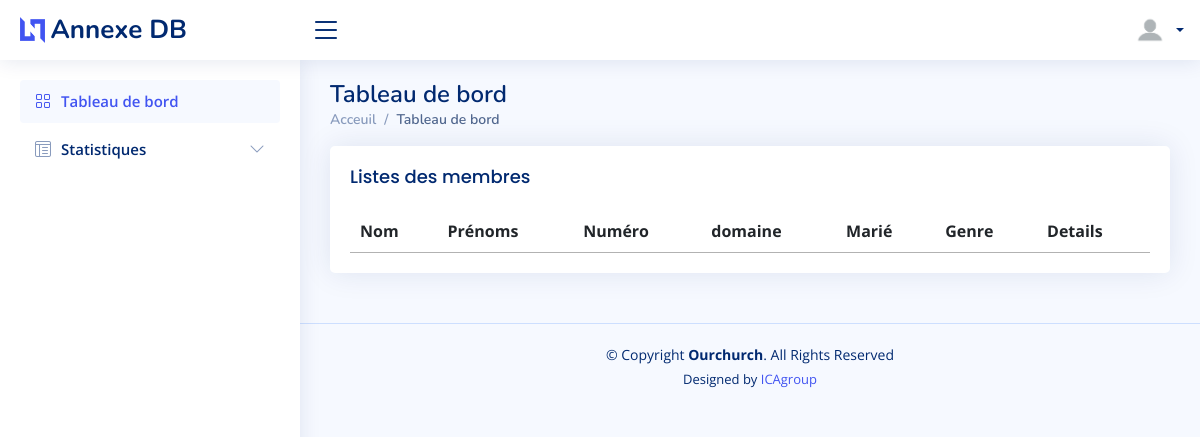
The app's page /index (signed in), older data.
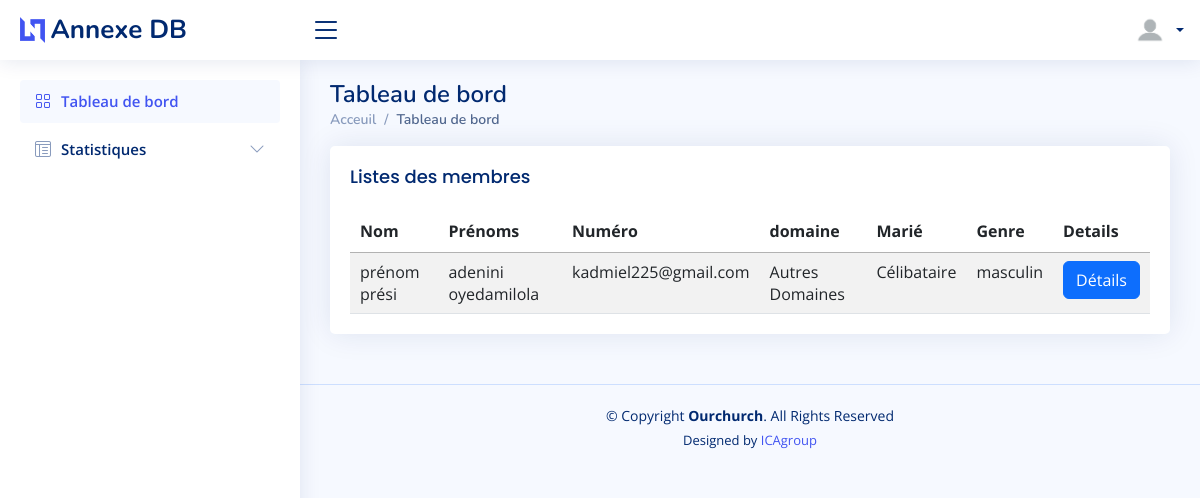
The same page, newer data.
### comptes/models.py (models this page shows)
class Person(models.Model):
    user = models.ForeignKey(User ,null=True, blank=True, on_delete=models.CASCADE)
    birthday = models.DateField(auto_now=False, auto_now_add=False)
    living_town = models.CharField(max_length=50)
    commune = models.CharField(max_length=50)
    number = models.CharField(max_length=10)
    status = models.CharField(max_length=15)
    domaines = models.CharField(max_length=80)
    genre = models.CharField(max_length=10)

### comptes/views.py (the view)
# urls.py: path('index',views.index, name='index'),
@match
@login_required
def index(request):
    if not request.user.is_authenticated:
        return redirect('connexion')
    membres = Person.objects.all()
    context={
        'membres': membres,
    }
    return render(request, 'pages/index.html', context)

### comptes/templates/pages/index.html (shortened to what this page needs)
{% load static %}
<header>
{% include 'main/header/header.html' %}
{% include 'main/menu/menu.html' %}
</header>
<body>
    <main id="main" class="main">
        <div class="pagetitle">
            <h1>Tableau de bord</h1>
            <nav>
              <ol class="breadcrumb">
                <li class="breadcrumb-item"><a href="{% url 'index' %}">Acceuil</a></li>
                <li class="breadcrumb-item active">Tableau de bord</li>
              </ol>
            </nav>
          </div>
            <section class="section">
              <div class="row">
                <div class="col-12">
                  <div class="card">
                    <div class="card-body col-12">
                      <h5 class="card-title">Listes des membres</h5>
                  <table class="table datatable table-striped">
                    <thead>
                            <tr>
                              <th scope="col">Nom</th>
                              <th scope="col">Prénoms</th>
                              <th scope="col">Numéro</th>
                              <th scope="col">domaine</th>
                              <th scope="col">Marié</th>
                              <th scope="col">Genre</th>
                              <th scope="col">Details</th>
                            </tr>
                          </thead>
                          <tbody>
                            {% for membre in membres  %}
                            <tr>
                              <td>{{membre.user.first_name}} </td>
                              <td>{{membre.user.last_name}}</td>
                              <td>{{membre.user.email}}</td>
                              <td>{{membre.domaines}}</td>
                              <td>{{membre.status}}</td>
                              <td>{{membre.genre}}</td>
                              <td><a class="white"href="{% url 'details' membre.id %}"><button type="submit" class="btn btn-primary">Détails</button></a></td>
                            </tr>
                            {% endfor %}
                          </tbody>
                  </table>
                </div>
              </div>
            </div>
          </div>
        </section>
    </main>
<footer>
    {% include 'main/footer/footer.html' %}
</footer>
</body>

### comptes/templates/main/header/header.html (shortened to what this page needs)
{% load static %}
<!DOCTYPE html>
<html lang="en">
<head>
  <link href="{% static 'assets/vendor/bootstrap/css/bootstrap.min.css' %}" rel="stylesheet">
  <link href="{% static 'assets/vendor/bootstrap-icons/bootstrap-icons.css' %}" rel="stylesheet">
  <link href="{% static 'assets/vendor/boxicons/css/boxicons.min.css' %}" rel="stylesheet">
  <link href="{% static 'assets/vendor/quill/quill.snow.css' %}" rel="stylesheet">
  <link href="{% static 'assets/vendor/quill/quill.bubble.css' %}" rel="stylesheet">
  <link href="{% static 'assets/vendor/remixicon/remixicon.css' %}" rel="stylesheet">
  <link href="{% static 'assets/vendor/simple-datatables/style.css' %}" rel="stylesheet">
  <link rel="stylesheet" href="https://cdn.datatables.net/1.13.4/css/jquery.dataTables.css" />
  <link href="{% static 'assets/css/style.css' %}" rel="stylesheet">
</head>

### comptes/templates/main/menu/menu.html (shortened to what this page needs)
{% load static %}
<header id="header" class="header fixed-top d-flex align-items-center">
  <div class="d-flex align-items-center justify-content-between">
    <a href="{% url 'index' %}" class="logo d-flex align-items-center">
      <img src="{% static 'assets/img/logo.png'%}" alt="">
      <span class="d-none d-lg-block">Annexe DB</span>
    </a>
    <i class="bi bi-list toggle-sidebar-btn"></i>
  </div>
  <nav class="header-nav ms-auto">
    <ul class="d-flex align-items-center">
      <li class="nav-item dropdown pe-3">
        <a class="nav-link nav-profile d-flex align-items-center pe-0" href="#" data-bs-toggle="dropdown">
          <img src="{% static 'assets/img/profil.png'%}" alt="Profile" class="rounded-circle">
          <span class="d-none d-md-block dropdown-toggle ps-2">{{user.last_name}}</span>
        </a>
      </li>
    </ul>
  </nav>
</header>
<aside id="sidebar" class="sidebar">
  <ul class="sidebar-nav" id="sidebar-nav">
    <li class="nav-item">
      <a class="nav-link " href="{% url 'index'%}">
        <i class="bi bi-grid"></i>
        <span>Tableau de bord</span>
      </a>
    </li>
    <li class="nav-item">
      <a class="nav-link collapsed" data-bs-target="#tables-nav" data-bs-toggle="collapse" href="#">
        <i class="bi bi-layout-text-window-reverse"></i><span>Statistiques</span><i class="bi bi-chevron-down ms-auto"></i>
      </a>
    </li>
  </ul>
</aside>

### comptes/templates/main/footer/footer.html (shortened to what this page needs)
{% load static %}
<footer id="footer" class="footer">
    <div class="copyright">
      &copy; Copyright <strong><span>Ourchurch</span></strong>. All Rights Reserved
    </div>
    <div class="credits">
      Designed by <a href="#">ICAgroup</a>
    </div>
  </footer>

### comptes/static/assets/css/style.css (style rules this page uses)
:root { scroll-behavior: smooth; }
body { font-family: "Open Sans", sans-serif; background: #f6f9ff; color: #444444; }
a { color: #4154f1; text-decoration: none; }
h1, h2, h3, h4, h5, h6 { font-family: "Nunito", sans-serif; }
#main { margin-top: 60px; padding: 20px 30px; transition: all 0.3s; }
.pagetitle { margin-bottom: 10px; }
.pagetitle h1 { font-size: 24px; margin-bottom: 0; font-weight: 600; color: #012970; }
.card { margin-bottom: 30px; border: none; border-radius: 5px; box-shadow: 0px 0 30px rgba(1, 41, 112, 0.1); }
.card-title { padding: 20px 0 15px 0; font-size: 18px; font-weight: 500; color: #012970; font-family: "Poppins", sans-serif; }
.card-body { padding: 0 20px 20px 20px; }
.breadcrumb { font-size: 14px; font-family: "Nunito", sans-serif; color: #899bbd; font-weight: 600; }
.breadcrumb a { color: #899bbd; transition: 0.3s; }
.breadcrumb .breadcrumb-item::before { color: #899bbd; }
.breadcrumb .active { color: #51678f; font-weight: 600; }
.logo { line-height: 1; }
@media (min-width: 1200px) { .logo { width: 280px; } }
.logo img { max-height: 26px; margin-right: 6px; }
.logo span { font-size: 26px; font-weight: 700; color: #012970; font-family: "Nunito", sans-serif; }
.header { transition: all 0.5s; z-index: 997; height: 60px; box-shadow: 0px 2px 20px rgba(1, 41, 112, 0.1); background-color: #fff; padding-left: 20px; }
.header .toggle-sidebar-btn { font-size: 32px; padding-left: 10px; cursor: pointer; color: #012970; }
.header-nav ul { list-style: none; }
.header-nav>ul { margin: 0; padding: 0; }
.header-nav .nav-profile { color: #012970; }
.header-nav .nav-profile img { max-height: 36px; }
.header-nav .nav-profile span { font-size: 14px; font-weight: 600; }
.sidebar { position: fixed; top: 60px; left: 0; bottom: 0; width: 300px; z-index: 996; transition: all 0.3s; padding: 20px; overflow-y: auto; scrollbar-width: thin; scrollbar-color: #aab7cf transparent; box-shadow: 0px 0px 20px rgba(1, 41, 112, 0.1); background-color: #fff; }
@media (min-width: 1200px) { #main, #footer { margin-left: 300px; } }
.sidebar-nav { padding: 0; margin: 0; list-style: none; }
.sidebar-nav li { padding: 0; margin: 0; list-style: none; }
.sidebar-nav .nav-item { margin-bottom: 5px; }
.sidebar-nav .nav-link { display: flex; align-items: center; font-size: 15px; font-weight: 600; color: #4154f1; transition: 0.3; background: #f6f9ff; padding: 10px 15px; border-radius: 4px; }
.sidebar-nav .nav-link i { font-size: 16px; margin-right: 10px; color: #4154f1; }
.sidebar-nav .nav-link.collapsed { color: #012970; background: #fff; }
.sidebar-nav .nav-link.collapsed i { color: #899bbd; }
.sidebar-nav .nav-link .bi-chevron-down { margin-right: 0; transition: transform 0.2s ease-in-out; }
.footer { padding: 20px 0; font-size: 14px; transition: all 0.3s; border-top: 1px solid #cddfff; }
.footer .copyright { text-align: center; color: #012970; }
.footer .credits { padding-top: 5px; text-align: center; font-size: 13px; color: #012970; }

### comptes/templates/pages/index.html (style rules this page uses)
.white { color:white; }

Row changes from the older to the newer data that the page shows:
added Person: user.first_name "prénom prési", user.last_name "adenini oyedamilola", user.email "kadmiel225@gmail.com", domaines "Autres Domaines", status "Célibataire", genre "masculin"
